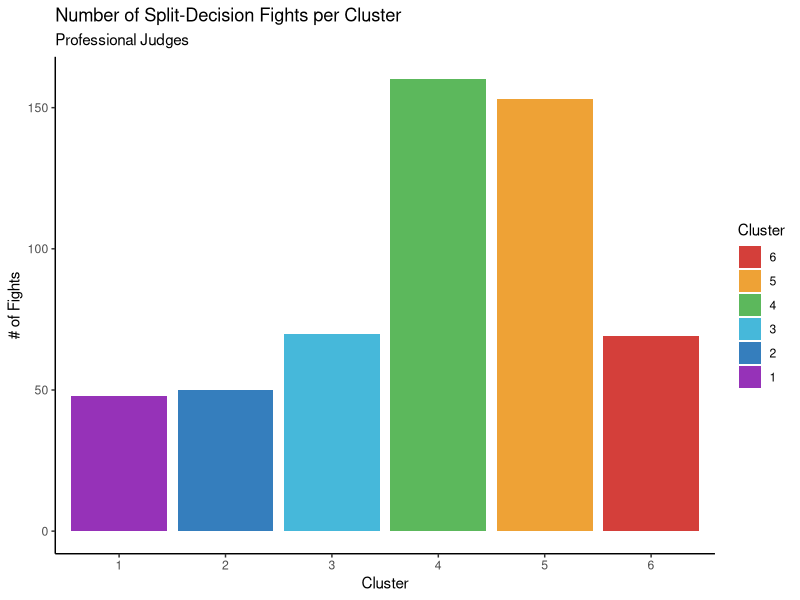
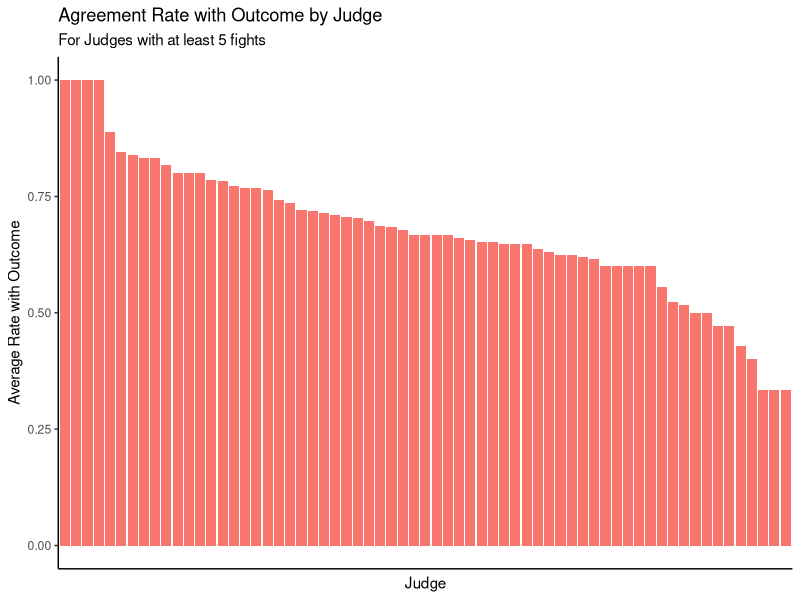
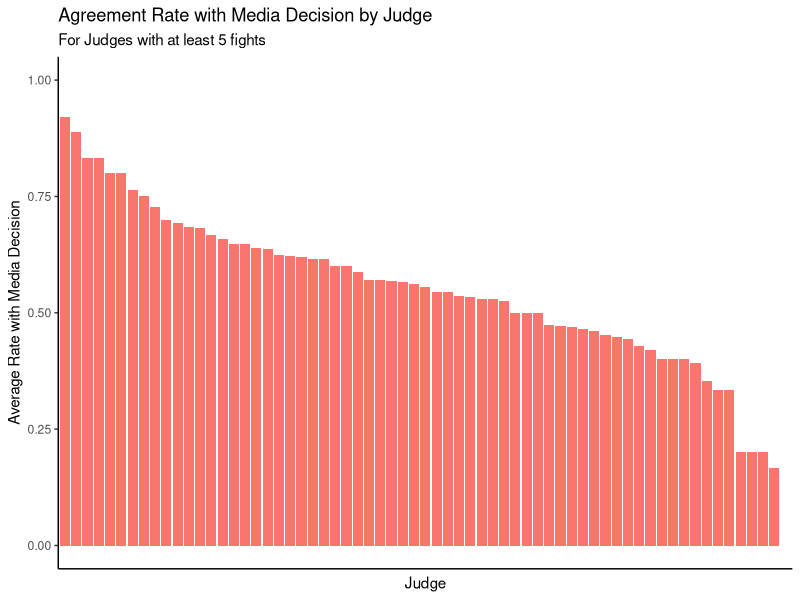
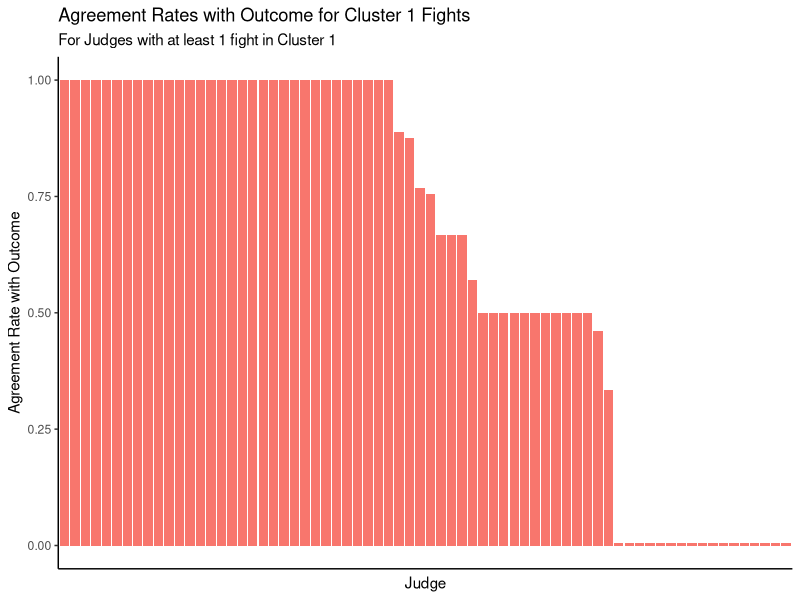
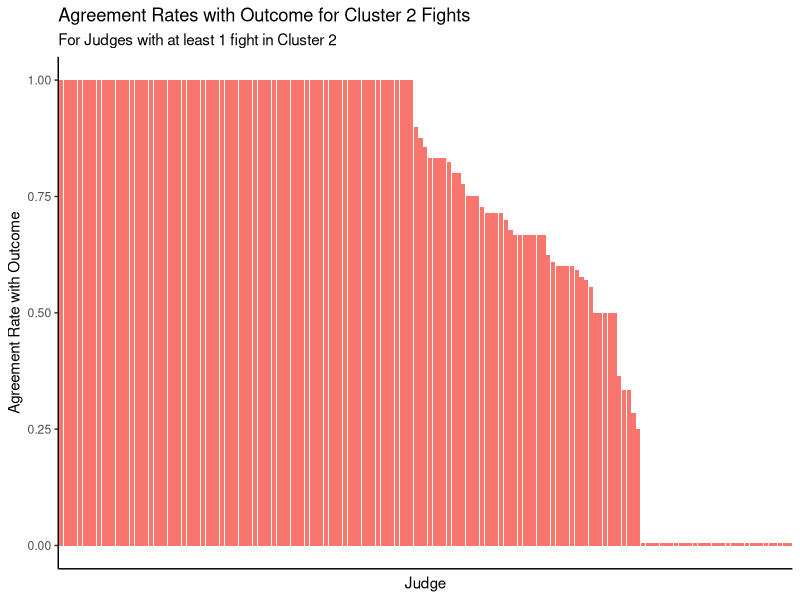
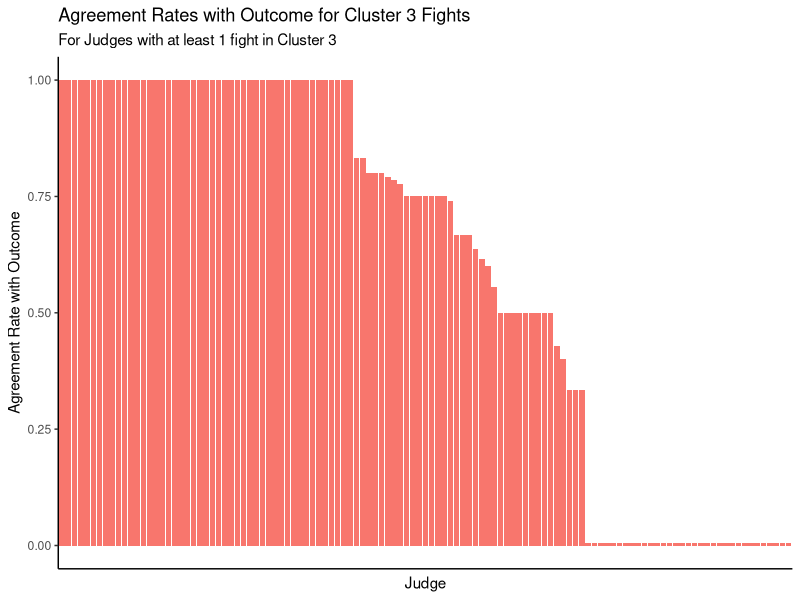
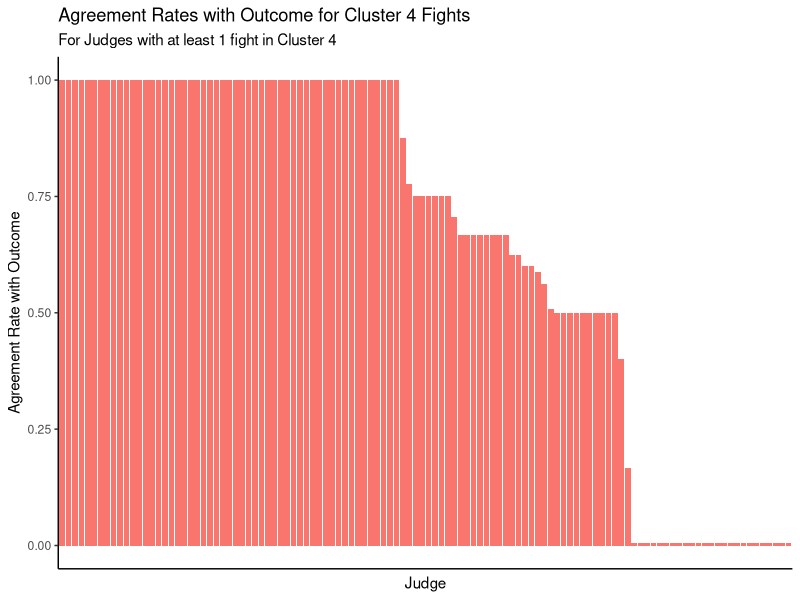
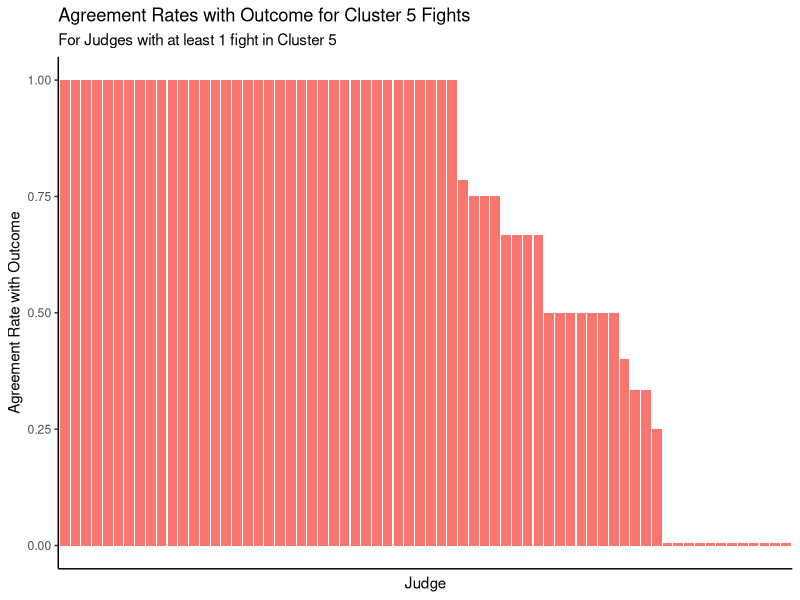

These charts were generated, in order, by the following R code:
library(tidyverse)
library(readxl)
library(ggplot2)
library(ggsci)
library(cowplot)
library(reshape2)
################################################################################
setwd("~/Documents/MIT/15.285_Sports_Analytics/Sports")
################################################################################
### Judge IDs
ids <- read_csv("unique_judges.csv")
names(ids) <- c("ID", "Judge Name")

media_df <- data.frame(ID=-1,
                       Judge_Name="Media")
names(media_df) <- c("ID", "Judge Name")

ids <- rbind(ids, media_df)
rm(media_df)

### average_agreements.csv -> judge agreement with fight outcome
agreements <- read_csv("average_agreements.csv")
agreements <- agreements[, -1]
agreements <- merge(x=ids %>% filter(`Judge Name` != "Media"),
                    y=agreements,
                    on="Judge Name")

### average_agreements_media.csv -> judge agreement with media
media_agreements <- read_csv("average_agreements_media.csv")
media_agreements <- media_agreements[, -1]
media_agreements <- merge(x=ids %>% filter(`Judge Name` != "Media"),
                          y=media_agreements,
                          on="Judge Name")

### analysis.csv -> table of statistics of fights (w/ cluster numbers)
analysis <- read_csv("analysis.csv")
analysis <- analysis[, -1]

### judges_stats_per_cluster.csv -> judge agreement stats per cluster
judge_stats <- read_csv("judges_stats_per_cluster.csv")
judge_stats <- judge_stats[, -1]
judge_stats <- merge(x=ids,
                     y=judge_stats,
                     by.x="Judge Name",
                     by.y="Judge")
################################################################################
### Number of Fights by Cluster
ggplot(data=analysis %>% mutate(Cluster = Cluster+1), aes(x=as.factor(Cluster), group=as.factor(Cluster), fill=as.factor(reorder(Cluster, desc(Cluster))))) +
    geom_bar() +
    scale_fill_locuszoom() +
    labs(x="Cluster",
         y="# of Fights",
         fill="Cluster",
         title="Number of Split-Decision Fights per Cluster",
         subtitle="Professional Judges") +
    theme_classic()

### Graph for % Agreement of Outcome by Judge
agreements_plot <- agreements %>%
    filter(Count >= 5)
ggplot(data=agreements_plot, aes(x=as.factor(reorder(ID, desc(Average_Agreement))), y=Average_Agreement, fill="Red")) +
    geom_col() +
    theme_classic() +
    theme(legend.position="none",
          axis.text.x=element_blank(),
          axis.ticks.x=element_blank()) +
    labs(x="Judge",
         y="Average Rate with Outcome",
         title="Agreement Rate with Outcome by Judge",
         subtitle="For Judges with at least 5 fights") +
    ylim(0, 1)

### Graph for % Agreement of Media by Judge
media_agreements_plot <- media_agreements %>%
    filter(Count >= 5)
ggplot(data=media_agreements_plot, aes(x=as.factor(reorder(ID, desc(Average_Agreement))), y=Average_Agreement, fill="Red")) +
    geom_col() +
    theme_classic() +
    theme(legend.position="none",
          axis.text.x=element_blank(),
          axis.ticks.x=element_blank()) +
    labs(x="Judge",
         y="Average Rate with Media Decision",
         title="Agreement Rate with Media Decision by Judge",
         subtitle="For Judges with at least 5 fights") +
    ylim(0, 1)

### Graph for % Agreement of Outcome by Judge, by Cluster
# Cluster 1
ggplot(data=judge_stats %>%
           filter(Cluster_0_Prop != -1) %>%
           mutate(Cluster_0_Prop = ifelse(Cluster_0_Prop == 0, 0.005, Cluster_0_Prop)),
       aes(x=as.factor(reorder(ID, desc(Cluster_0_Prop))),
           y=Cluster_0_Prop,
           fill="Red")) +
    geom_col() +
    theme_classic() +
    theme(legend.position="none",
          axis.text.x=element_blank(),
          axis.ticks.x=element_blank()) +
    labs(x="Judge",
         y="Agreement Rate with Outcome",
         title="Agreement Rates with Outcome for Cluster 1 Fights",
         subtitle="For Judges with at least 1 fight in Cluster 1")
# Cluster 2
ggplot(data=judge_stats %>%
            filter(Cluster_1_Prop != -1) %>%
            mutate(Cluster_1_Prop = ifelse(Cluster_1_Prop == 0, 0.005, Cluster_1_Prop)),
       aes(x=as.factor(reorder(ID, desc(Cluster_1_Prop))),
           y=Cluster_1_Prop,
           fill="Red")) +
    geom_col() +
    theme_classic() +
    theme(legend.position="none",
          axis.text.x=element_blank(),
          axis.ticks.x=element_blank()) +
    labs(x="Judge",
         y="Agreement Rate with Outcome",
         title="Agreement Rates with Outcome for Cluster 2 Fights",
         subtitle="For Judges with at least 1 fight in Cluster 2")
# Cluster 3
ggplot(data=judge_stats %>%
           filter(Cluster_2_Prop != -1) %>%
           mutate(Cluster_2_Prop = ifelse(Cluster_2_Prop == 0, 0.005, Cluster_2_Prop)),
       aes(x=as.factor(reorder(ID, desc(Cluster_2_Prop))),
           y=Cluster_2_Prop,
           fill="Red")) +
    geom_col() +
    theme_classic() +
    theme(legend.position="none",
          axis.text.x=element_blank(),
          axis.ticks.x=element_blank()) +
    labs(x="Judge",
         y="Agreement Rate with Outcome",
         title="Agreement Rates with Outcome for Cluster 3 Fights",
         subtitle="For Judges with at least 1 fight in Cluster 3")
# Cluster 4
ggplot(data=judge_stats %>%
           filter(Cluster_3_Prop != -1) %>%
           mutate(Cluster_3_Prop = ifelse(Cluster_3_Prop == 0, 0.005, Cluster_3_Prop)),
       aes(x=as.factor(reorder(ID, desc(Cluster_3_Prop))),
           y=Cluster_3_Prop,
           fill="Red")) +
    geom_col() +
    theme_classic() +
    theme(legend.position="none",
          axis.text.x=element_blank(),
          axis.ticks.x=element_blank()) +
    labs(x="Judge",
         y="Agreement Rate with Outcome",
         title="Agreement Rates with Outcome for Cluster 4 Fights",
         subtitle="For Judges with at least 1 fight in Cluster 4")
# Cluster 5
ggplot(data=judge_stats %>%
           filter(Cluster_4_Prop != -1) %>%
           mutate(Cluster_4_Prop = ifelse(Cluster_4_Prop == 0, 0.005, Cluster_4_Prop)),
       aes(x=as.factor(reorder(ID, desc(Cluster_4_Prop))),
           y=Cluster_4_Prop,
           fill="Red")) +
    geom_col() +
    theme_classic() +
    theme(legend.position="none",
          axis.text.x=element_blank(),
          axis.ticks.x=element_blank()) +
    labs(x="Judge",
         y="Agreement Rate with Outcome",
         title="Agreement Rates with Outcome for Cluster 5 Fights",
         subtitle="For Judges with at least 1 fight in Cluster 5")
# Cluster 6
ggplot(data=judge_stats %>%
           filter(Cluster_5_Prop != -1) %>%
           mutate(Cluster_5_Prop = ifelse(Cluster_5_Prop == 0, 0.005, Cluster_5_Prop)),
       aes(x=as.factor(reorder(ID, desc(Cluster_5_Prop))),
           y=Cluster_5_Prop,
           fill="Red")) +
    geom_col() +
    theme_classic() +
    theme(legend.position="none",
          axis.text.x=element_blank(),
          axis.ticks.x=element_blank()) +
    labs(x="Judge",
         y="Agreement Rate with Outcome",
         title="Agreement Rates with Outcome for Cluster 6 Fights",
         subtitle="For Judges with at least 1 fight in Cluster 6")
### Graph for % Agreement of Media by Judge, by Cluster
# Cluster 1
ggplot(data=judge_stats %>%
           filter(Cluster_0_Prop_media != -1) %>%
           mutate(Cluster_0_Prop_media = ifelse(Cluster_0_Prop_media == 0, 0.005, Cluster_0_Prop_media)),
       aes(x=as.factor(reorder(ID, desc(Cluster_0_Prop_media))),
           y=Cluster_0_Prop_media,
           fill="Red")) +
    geom_col() +
    theme_classic() +
    theme(legend.position="none",
          axis.text.x=element_blank(),
          axis.ticks.x=element_blank()) +
    labs(x="Judge",
         y="Agreement Rate with Media Decision",
         title="Agreement Rates with Media Decision for Cluster 1 Fights",
         subtitle="For Judges with at least 1 fight in Cluster 1")
# Cluster 2
ggplot(data=judge_stats %>%
           filter(Cluster_1_Prop_media != -1) %>%
           mutate(Cluster_1_Prop_media = ifelse(Cluster_1_Prop_media == 0, 0.005, Cluster_1_Prop_media)),
       aes(x=as.factor(reorder(ID, desc(Cluster_1_Prop_media))),
           y=Cluster_1_Prop_media,
           fill="Red")) +
    geom_col() +
    theme_classic() +
    theme(legend.position="none",
          axis.text.x=element_blank(),
          axis.ticks.x=element_blank()) +
    labs(x="Judge",
         y="Agreement Rate with Media Decision",
         title="Agreement Rates with Media Decision for Cluster 2 Fights",
         subtitle="For Judges with at least 1 fight in Cluster 2")
# Cluster 3
ggplot(data=judge_stats %>%
           filter(Cluster_2_Prop_media != -1) %>%
           mutate(Cluster_2_Prop_media = ifelse(Cluster_2_Prop_media == 0, 0.005, Cluster_2_Prop_media)),
       aes(x=as.factor(reorder(ID, desc(Cluster_2_Prop_media))),
           y=Cluster_2_Prop_media,
           fill="Red")) +
    geom_col() +
    theme_classic() +
    theme(legend.position="none",
          axis.text.x=element_blank(),
          axis.ticks.x=element_blank()) +
    labs(x="Judge",
         y="Agreement Rate with Media Decision",
         title="Agreement Rates with Media Decision for Cluster 3 Fights",
         subtitle="For Judges with at least 1 fight in Cluster 3")
# Cluster 4
ggplot(data=judge_stats %>%
           filter(Cluster_3_Prop_media != -1) %>%
           mutate(Cluster_3_Prop_media = ifelse(Cluster_3_Prop_media == 0, 0.005, Cluster_3_Prop_media)),
       aes(x=as.factor(reorder(ID, desc(Cluster_3_Prop_media))),
           y=Cluster_3_Prop_media,
           fill="Red")) +
    geom_col() +
    theme_classic() +
    theme(legend.position="none",
          axis.text.x=element_blank(),
          axis.ticks.x=element_blank()) +
    labs(x="Judge",
         y="Agreement Rate with Media Decision",
         title="Agreement Rates with Media Decision for Cluster 4 Fights",
         subtitle="For Judges with at least 1 fight in Cluster 4")
# Cluster 5
ggplot(data=judge_stats %>%
           filter(Cluster_4_Prop_media != -1) %>%
           mutate(Cluster_4_Prop_media = ifelse(Cluster_4_Prop_media == 0, 0.005, Cluster_4_Prop_media)),
       aes(x=as.factor(reorder(ID, desc(Cluster_4_Prop_media))),
           y=Cluster_4_Prop_media,
           fill="Red")) +
    geom_col() +
    theme_classic() +
    theme(legend.position="none",
          axis.text.x=element_blank(),
          axis.ticks.x=element_blank()) +
    labs(x="Judge",
         y="Agreement Rate with Media Decision",
         title="Agreement Rates with Media Decision for Cluster 5 Fights",
         subtitle="For Judges with at least 1 fight in Cluster 5")
# Cluster 6
ggplot(data=judge_stats %>%
           filter(Cluster_5_Prop_media != -1) %>%
           mutate(Cluster_5_Prop_media = ifelse(Cluster_5_Prop_media == 0, 0.005, Cluster_5_Prop_media)),
       aes(x=as.factor(reorder(ID, desc(Cluster_5_Prop_media))),
           y=Cluster_5_Prop_media,
           fill="Red")) +
    geom_col() +
    theme_classic() +
    theme(legend.position="none",
          axis.text.x=element_blank(),
          axis.ticks.x=element_blank()) +
    labs(x="Judge",
         y="Agreement Rate with Media Decision",
         title="Agreement Rates with Media Decision for Cluster 6 Fights",
         subtitle="For Judges with at least 1 fight in Cluster 6")
### Graph for % Agreement of Media, by Cluster
media_plot <- judge_stats %>%
    filter(`Judge Name` == "Media") %>%
    melt() %>%
    mutate(Cluster=if_else(grepl("_0_", variable, fixed=TRUE), 1,
                   if_else(grepl("_1_", variable, fixed=TRUE), 2,
                   if_else(grepl("_2_", variable, fixed=TRUE), 3,
                   if_else(grepl("_3_", variable, fixed=TRUE), 4,
                   if_else(grepl("_4_", variable, fixed=TRUE), 5,
                   if_else(grepl("_5_", variable, fixed=TRUE), 6, -1)))))),
           type=if_else(grepl("_Count", variable, fixed=TRUE), "Count",
                if_else(grepl("_Prop_media", variable, fixed=TRUE), "Prop_Media",
                if_else(grepl("_Prop", variable, fixed=TRUE), "Prop", "Other")))) %>%
    dcast(`Judge Name` + Cluster ~ type) %>%
    select(`Judge Name`, Cluster, Count, Prop) %>%
    filter(Cluster != -1)

# Count of Media Votes per Cluster
ggplot(data=media_plot,
       aes(x=as.factor(Cluster),
           y=Count,
           group=as.factor(Cluster),
           fill=as.factor(reorder(Cluster, desc(Cluster))))) +
    geom_col() +
    scale_fill_locuszoom() +
    labs(x="Cluster",
         y="# of Fights",
         fill="Cluster",
         title="Number of Split-Decision Fights per Cluster",
         subtitle="Media Scoring") +
    theme_classic()

# Agreement Proportion of Media per Cluster
ggplot(data=media_plot,
       aes(x=as.factor(Cluster),
           y=Prop,
           group=as.factor(Cluster),
           fill=as.factor(reorder(Cluster, desc(Cluster))))) +
    geom_col() +
    scale_fill_locuszoom() +
    labs(x="Cluster",
         y="Agreement Rate of Outcome",
         fill="Cluster",
         title="Agreement Rate with Outcome by Cluster",
         subtitle="Media Scoring") +
    theme_classic()
################################################################################